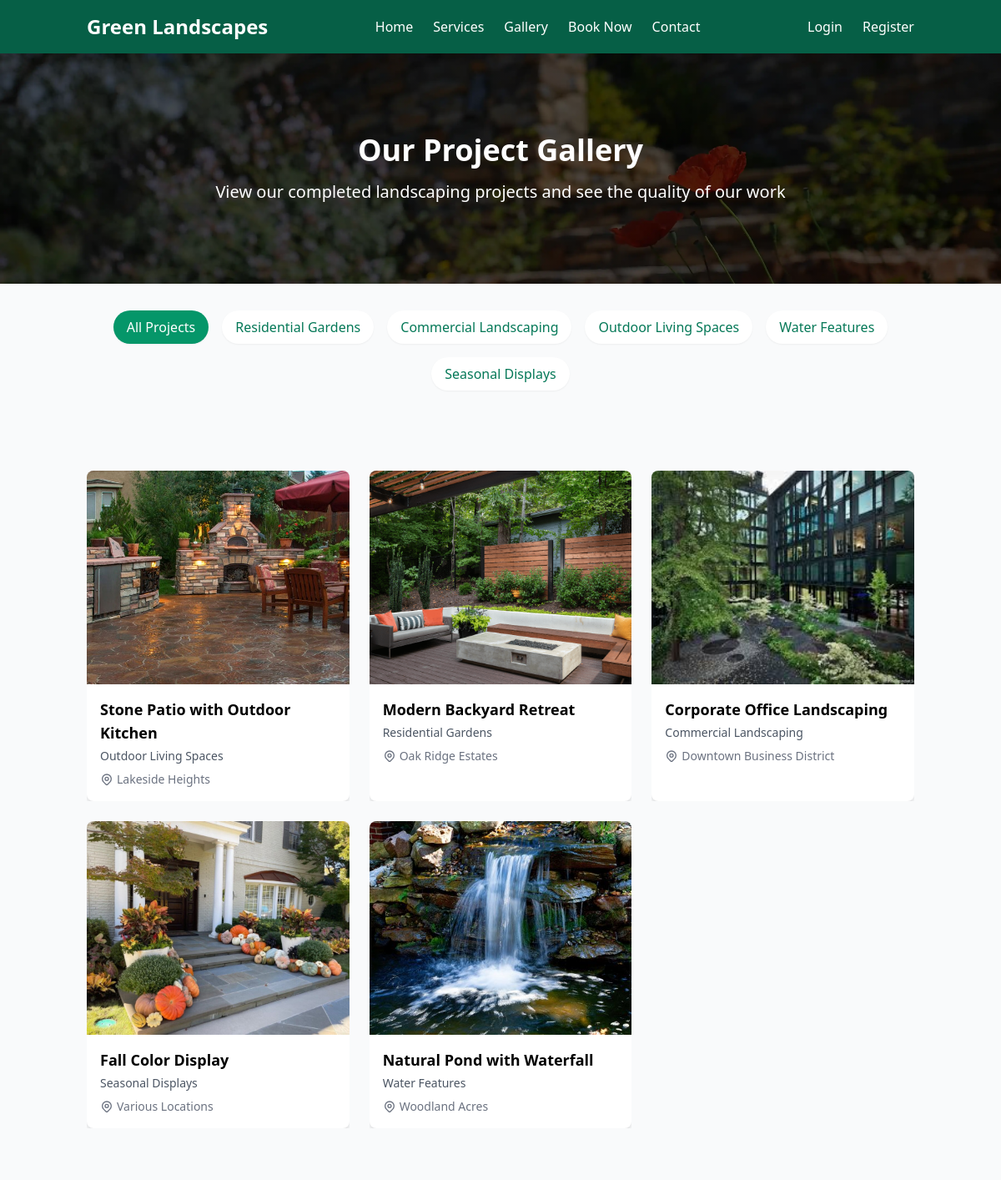
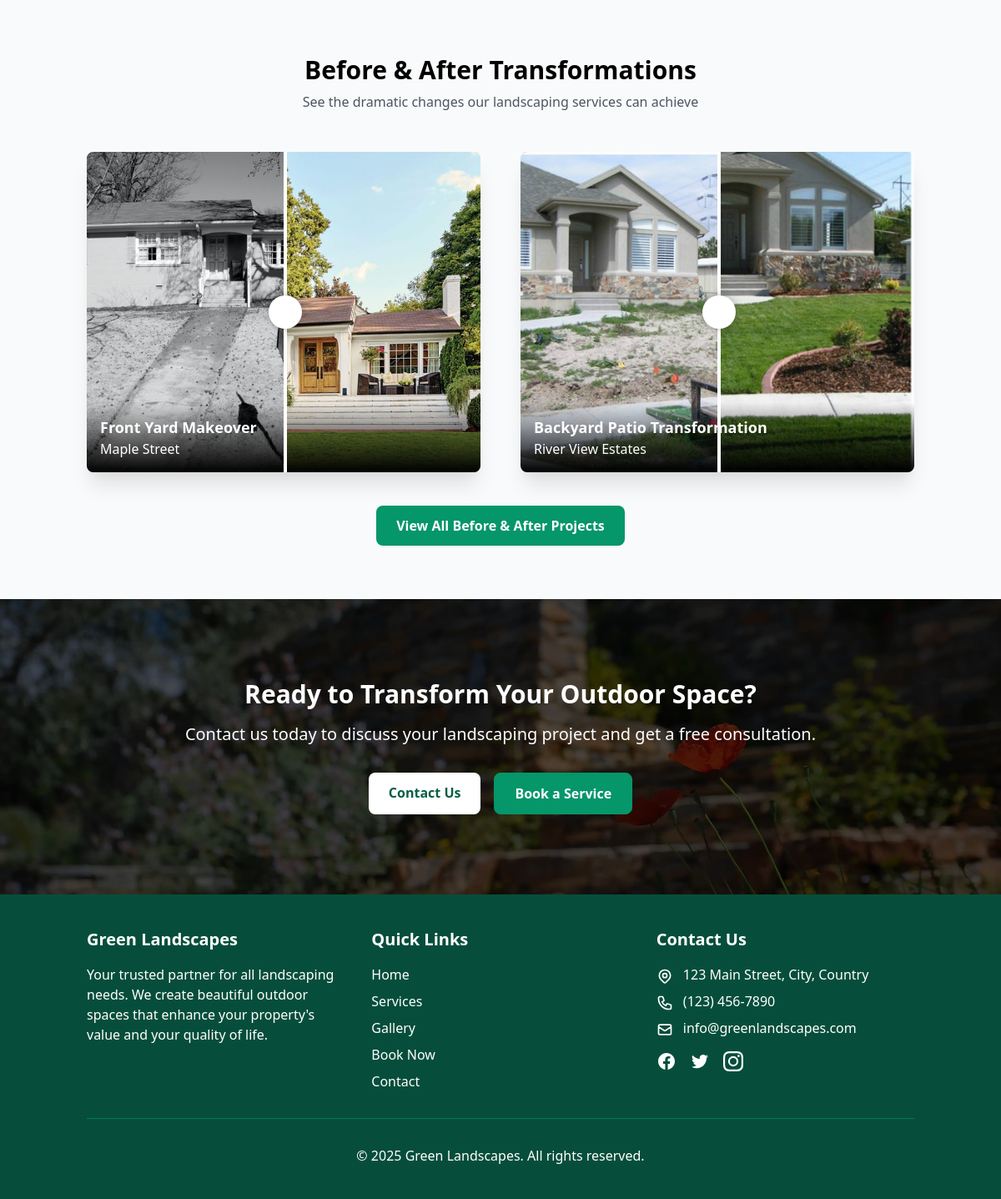
Page /gallery/ on the committed database (2 pictures, top to bottom).
### gallery/models.py (models this page shows, shortened)
class GalleryCategory(models.Model):
    name = models.CharField(max_length=100)
    description = models.TextField(blank=True)
    slug = models.SlugField(max_length=120, unique=True, blank=True)
    class Meta:
        verbose_name_plural = "Gallery Categories"

class Portfolio(models.Model):
    title = models.CharField(max_length=200)
    description = models.TextField()
    category = models.ForeignKey(GalleryCategory, on_delete=models.CASCADE, related_name='portfolio_items')
    image = models.ImageField(upload_to=get_upload_path, null=True, blank=True)
    location = models.CharField(max_length=255, blank=True)
    completion_date = models.DateField(blank=True, null=True)
    is_featured = models.BooleanField(default=False)
    created_at = models.DateTimeField(auto_now_add=True)
    class Meta:
        ordering = ['-completion_date', '-created_at']

class BeforeAfterImage(models.Model):
    title = models.CharField(max_length=200)
    description = models.TextField()
    category = models.ForeignKey(GalleryCategory, on_delete=models.CASCADE, related_name='before_after_images')
    before_image = models.ImageField(upload_to=get_upload_path, null=True, blank=True)
    after_image = models.ImageField(upload_to=get_upload_path, null=True, blank=True)
    location = models.CharField(max_length=255, blank=True)
    completion_date = models.DateField(blank=True, null=True)
    is_featured = models.BooleanField(default=False)
    created_at = models.DateTimeField(auto_now_add=True)
    class Meta:
        ordering = ['-completion_date', '-created_at']
        verbose_name_plural = "Before/After Images"

### gallery/views.py (the view)
# urls.py: path('', views.GalleryView.as_view(), name='gallery'),
class GalleryView(ListView):
    model = Portfolio
    template_name = 'gallery/gallery.html'
    context_object_name = 'projects'
    def get_context_data(self, **kwargs):
        context = super().get_context_data(**kwargs)
        context['categories'] = GalleryCategory.objects.all()
        context['before_after_images'] = BeforeAfterImage.objects.filter(is_featured=True)[:4]
        return context

### templates/gallery/gallery.html (shortened to what this page needs)
{% extends 'base.html' %}
{% load static %}
{% block content %}
<section class="relative text-white py-24 bg-cover bg-center bg-no-repeat" style="background-image: linear-gradient(rgba(0, 0, 0, 0.7), rgba(0, 0, 0, 0.7)), url('{% static 'images/cover2.webp' %}')">
    <div class="absolute inset-0 bg-black/40"></div>
    <div class="container mx-auto px-4 text-center relative z-10">
        <h1 class="text-4xl font-bold mb-4">Our Project Gallery</h1>
        <p class="text-xl max-w-3xl mx-auto">View our completed landscaping projects and see the quality of our work</p>
    </div>
</section>
{% if categories %}
<section class="py-8 bg-gray-50">
    <div class="container mx-auto px-4">
        <div class="flex flex-wrap justify-center gap-4 gallery-filters">
            <button data-filter="all" class="gallery-filter-btn active bg-green-600 text-white px-4 py-2 rounded-full shadow-sm hover:shadow-md transition duration-300">
                All Projects
            </button>
            {% for category in categories %}
            <button data-filter="{{ category.slug }}" class="gallery-filter-btn bg-white text-green-700 px-4 py-2 rounded-full shadow-sm hover:shadow-md transition duration-300">
                {{ category.name }}
            </button>
            {% endfor %}
        </div>
    </div>
</section>
{% endif %}
<section class="py-16">
    <div class="container mx-auto px-4">
        {% if projects %}
            <div class="grid grid-cols-1 md:grid-cols-2 lg:grid-cols-3 gap-6">
                {% for project in projects %}
                <div class="gallery-item" data-category="{{ project.category.slug }}">
                    <div class="bg-white rounded-lg shadow-md overflow-hidden h-full">
                        <div class="relative overflow-hidden">
                            {% if project.image %}
                                <img src="{{ project.image.url }}" alt="{{ project.title }}" class="w-full h-64 object-cover gallery-image">
                            {% else %}
                                <div class="w-full h-64 bg-green-100 flex items-center justify-center">
                                    <span class="text-green-800 font-semibold">{{ project.title }}</span>
                                </div>
                            {% endif %}
                            <div class="absolute inset-0 bg-black bg-opacity-0 hover:bg-opacity-40 flex items-center justify-center transition-all duration-300">
                            </div>
                        </div>
                        <div class="p-4">
                            <h3 class="font-bold text-lg mb-1">{{ project.title }}</h3>
                            <p class="text-gray-600 text-sm mb-2">{{ project.category.name }}</p>
                            {% if project.location %}
                            <p class="text-gray-500 text-sm flex items-center">
                                {{ project.location }}
                            </p>
                            {% endif %}
                        </div>
                    </div>
                </div>
                {% endfor %}
            </div>
        {% else %}
            <div class="text-center py-12">
                <p class="text-gray-600">No projects available at the moment. Please check back later for updates to our gallery.</p>
            </div>
        {% endif %}
    </div>
</section>
{% if before_after_images %}
<section class="py-16 bg-gray-50">
    <div class="container mx-auto px-4">
        <div class="text-center mb-12">
            <h2 class="text-3xl font-bold mb-2">Before & After Transformations</h2>
            <p class="text-gray-600">See the dramatic changes our landscaping services can achieve</p>
        </div>
        <div class="grid grid-cols-1 md:grid-cols-2 gap-12">
            {% for item in before_after_images %}
            <div class="before-after-slider h-96 relative rounded-lg overflow-hidden shadow-xl">
                <div class="slider-before" style="width: 50%;">
                    {% if item.before_image %}
                        <img src="{{ item.before_image.url }}" alt="Before: {{ item.title }}" class="w-full h-full object-cover">
                    {% else %}
                        <div class="w-full h-full bg-gray-200 flex items-center justify-center">
                            <span class="text-gray-800 font-semibold">Before</span>
                        </div>
                    {% endif %}
                </div>
                <div class="slider-handle"></div>
                <div class="absolute bottom-0 left-0 right-0 p-4 bg-gradient-to-t from-black to-transparent text-white">
                    <h3 class="font-bold text-lg">{{ item.title }}</h3>
                    <p>{{ item.location }}</p>
                </div>
            </div>
            {% endfor %}
        </div>
        <div class="text-center mt-10">
            <a href="{% url 'gallery:before_after' %}" class="inline-block bg-green-600 hover:bg-green-700 text-white font-bold py-3 px-6 rounded-lg transition duration-300">
                View All Before & After Projects
            </a>
        </div>
    </div>
</section>
{% endif %}
<section class="relative py-24 text-white bg-cover bg-center bg-no-repeat" style="background-image: linear-gradient(rgba(0, 0, 0, 0.7), rgba(0, 0, 0, 0.7)), url('{% static 'images/cover2.webp' %}')">
    <div class="absolute inset-0 bg-black/40"></div>
    <div class="container mx-auto px-4 text-center relative z-10">
        <h2 class="text-3xl font-bold mb-4">Ready to Transform Your Outdoor Space?</h2>
        <p class="text-xl mb-8 max-w-3xl mx-auto">Contact us today to discuss your landscaping project and get a free consultation.</p>
        <div class="flex flex-wrap justify-center gap-4">
            <a href="{% url 'core:contact' %}" class="bg-white hover:bg-gray-100 text-green-800 font-bold py-3 px-6 rounded-lg transition duration-300">
                Contact Us
            </a>
            <a href="{% url 'bookings:bookings' %}" class="bg-green-600 hover:bg-green-700 text-white font-bold py-3 px-6 rounded-lg border border-green-600 transition duration-300">
                Book a Service
            </a>
        </div>
    </div>
</section>
{% endblock %}

### static/css/styles.css (style rules this page uses)
.gallery-item { overflow: hidden; }
.gallery-image { transition: transform 0.5s ease; }
.before-after-slider { position: relative; overflow: hidden; }
.slider-before, .slider-after { width: 100%; height: 100%; }
.slider-before { position: absolute; top: 0; left: 0; width: 50%; overflow: hidden; }
.slider-handle { position: absolute; top: 0; bottom: 0; left: 50%; width: 4px; background: #fff; cursor: ew-resize; z-index: 10; }
.slider-handle::after { content: ''; position: absolute; top: 50%; left: 50%; transform: translate(-50%, -50%); width: 40px; height: 40px; background: #fff; border-radius: 50%; box-shadow: 0 0 10px rgba(0, 0, 0, 0.3); }

### rows in the picture
GalleryCategory: name "Residential Gardens"
GalleryCategory: name "Commercial Landscaping"
GalleryCategory: name "Outdoor Living Spaces"
GalleryCategory: name "Water Features"
GalleryCategory: name "Seasonal Displays"
Portfolio: image (picture), title "Stone Patio with Outdoor Kitchen", category.name "Outdoor Living Spaces", location "Lakeside Heights"
Portfolio: image (picture), title "Modern Backyard Retreat", category.name "Residential Gardens", location "Oak Ridge Estates"
Portfolio: image (picture), title "Corporate Office Landscaping", category.name "Commercial Landscaping", location "Downtown Business District"
Portfolio: image (picture), title "Fall Color Display", category.name "Seasonal Displays", location "Various Locations"
Portfolio: image (picture), title "Natural Pond with Waterfall", category.name "Water Features", location "Woodland Acres"
BeforeAfterImage: before_image (picture), title "Front Yard Makeover", location "Maple Street"
BeforeAfterImage: before_image (picture), title "Backyard Patio Transformation", location "River View Estates"
